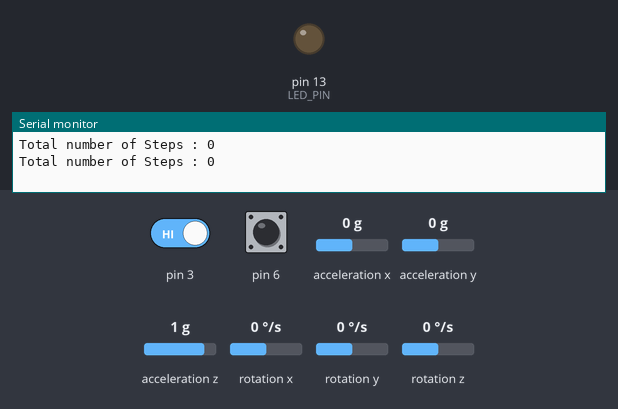
Recording of a sketch running on a simulated Arduino Uno, built with avr-gcc and run on an emulated ATmega328P. Parts: output pins drawn as LEDs (lit = HIGH), the last lines printed to the serial monitor. Dashed ring = blinking. Inputs (shaded band) come from the test bench; at power-on: pin 3 HIGH, pin 6 HIGH, acceleration x 0 g, acceleration y 0 g, acceleration z 1 g, rotation x 0 °/s, rotation y 0 °/s, rotation z 0 °/s. EEPROM starts erased.

Above: at 1.2 s.
1.3 s: pin 3 driven LOW
At 4.6 s:
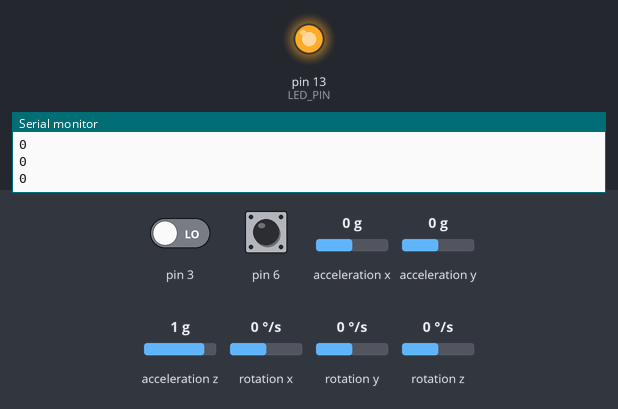
4.8 s: pin 6 pulled LOW for 1.1 s
8.3 s: pin 3 driven HIGH
At 10.3 s:
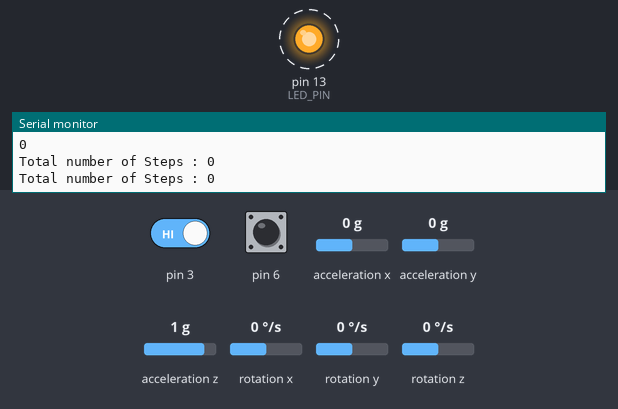
Timing chart, 0 to 18.4 s (numbered marks = the images above; inputs shaded):
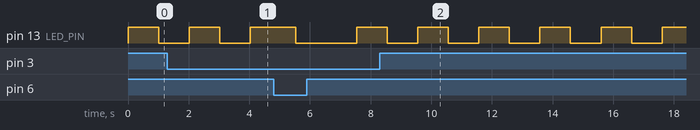

The sketch:

mpu6050.ino
```cpp
#include <EEPROM.h>
#include <I2Cdev.h>
#include <MPU6050.h>

#if I2CDEV_IMPLEMENTATION == I2CDEV_ARDUINO_WIRE
    #include "Wire.h"
#endif

MPU6050 accelgyro;

int16_t ax, ay, az,axpre=0, aypre=0, azpre=0;
int count = 0;
int16_t gx, gy, gz;

#define OUTPUT_READABLE_ACCELGYRO

#define LED_PIN 13
bool blinkState = false;
int value;
void setup() {
    // join I2C bus (I2Cdev library doesn't do this automatically)
    #if I2CDEV_IMPLEMENTATION == I2CDEV_ARDUINO_WIRE
        Wire.begin();
    #elif I2CDEV_IMPLEMENTATION == I2CDEV_BUILTIN_FASTWIRE
        Fastwire::setup(400, true);
    #endif

    Serial.begin(9600);

    // initialize device
    //Serial.println("Initializing PEDOMETER ...");
    accelgyro.initialize();

    // verify connection
    //Serial.println("Testing device connections...");
    //Serial.println(accelgyro.testConnection() ? "Pedometer connection successful" : "Pedometer connection failed");
    pinMode(LED_PIN, OUTPUT);
}

void loop() {
    // read raw accel/gyro measurements from device
    digitalWrite(7,LOW);
    digitalWrite(6,HIGH);

    if(digitalRead(6) == HIGH){
    //Serial.print("Steps counted so far : ");
    //Serial.println(EEPROM.read(100));

    axpre = ax; aypre = ay; azpre = az;
    accelgyro.getMotion6(&ax, &ay, &az, &gx, &gy, &gz);

    #ifdef OUTPUT_READABLE_ACCELGYRO
        // display tab-separated accel/gyro x/y/z values

        if((ax > (axpre + 2500))&&(ay > (aypre + 2500))||(az > (azpre + 2500))&&(ay > (aypre + 2500))||(ax > (axpre + 2500))&&(az > (azpre + 2500)))
        {
          count ++;
        }

        if(digitalRead(3) == LOW){

        //printing X, Y, Z co-ordinates
        //Serial.print("a/g:\t");
        //Serial.print(ax); Serial.print("\t");
        //Serial.print(ay); Serial.print("\t");
        //Serial.print(az); Serial.print("\t");
        //Serial.print(gx); Serial.print("\t");
        //Serial.print(gy); Serial.print("\t");
        //Serial.print(gz);Serial.print("\t");
        Serial.println(count);
        }
        else
        {
          Serial.println();
          Serial.print("Total number of Steps : ");


          Serial.println(count);
          EEPROM.write(100, count);
          value = EEPROM.read(100);

          //Serial.print("Value Stored in EEPROM");
          //Serial.println(value);
      }

    #endif

    #ifdef OUTPUT_BINARY_ACCELGYRO
        //Serial.write((uint8_t)(ax >> 8)); Serial.write((uint8_t)(ax & 0xFF));
        //Serial.write((uint8_t)(ay >> 8)); Serial.write((uint8_t)(ay & 0xFF));
        //Serial.write((uint8_t)(az >> 8)); Serial.write((uint8_t)(az & 0xFF));
        //Serial.write((uint8_t)(gx >> 8)); Serial.write((uint8_t)(gx & 0xFF));
        //Serial.write((uint8_t)(gy >> 8)); Serial.write((uint8_t)(gy & 0xFF));
        //Serial.write((uint8_t)(gz >> 8)); Serial.write((uint8_t)(gz & 0xFF));
    #endif

    // blink LED to indicate activity
    blinkState = !blinkState;
    digitalWrite(LED_PIN, blinkState);
}
else

{


          digitalWrite(13, HIGH);
          Serial.print("Total Steps:");
          Serial.println(value);
          delay(500);
          Serial.print("Distance :");
          Serial.print(value*0.3);
          digitalWrite(13,LOW);
}

delay(1000);

}
```

Measured:
- by itself, pin 13 (LED_PIN): alternates HIGH for 1.0 s and LOW for 1.0 s
